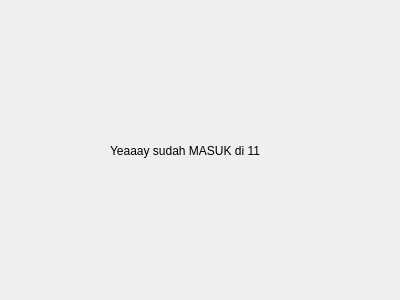
<?xml version="1.0" encoding="UTF-8"?>
<ui version="4.0">
 <class>second_Dialog</class>
 <widget class="QDialog" name="second_Dialog">
  <property name="geometry">
   <rect>
    <x>0</x>
    <y>0</y>
    <width>400</width>
    <height>300</height>
   </rect>
  </property>
  <property name="windowTitle">
   <string>Dialog</string>
  </property>
  <widget class="QLabel" name="label">
   <property name="geometry">
    <rect>
     <x>110</x>
     <y>100</y>
     <width>201</width>
     <height>101</height>
    </rect>
   </property>
   <property name="text">
    <string>Yeaaay sudah MASUK di 11</string>
   </property>
  </widget>
 </widget>
 <resources/>
 <connections/>
</ui>
